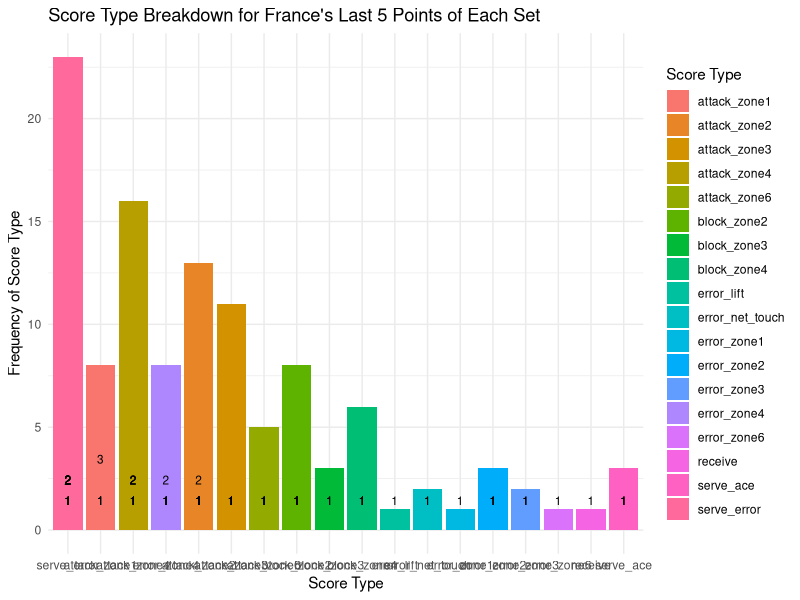
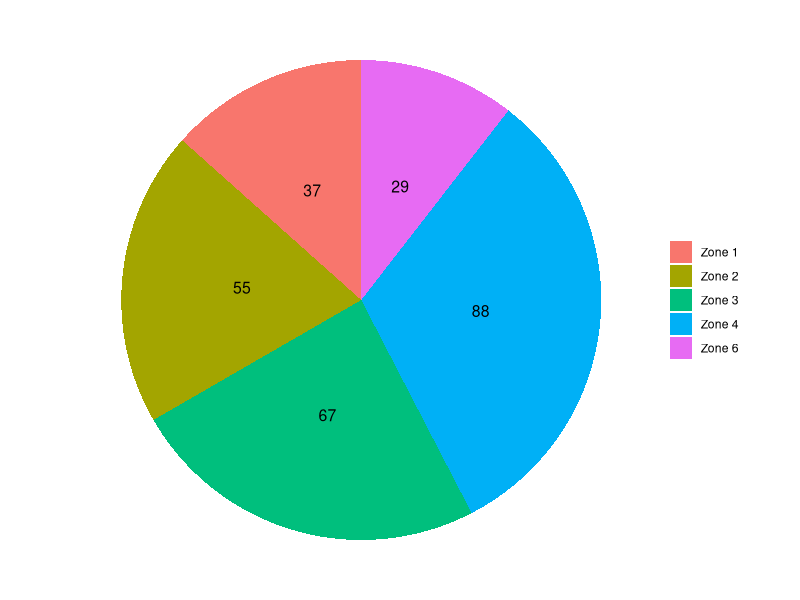
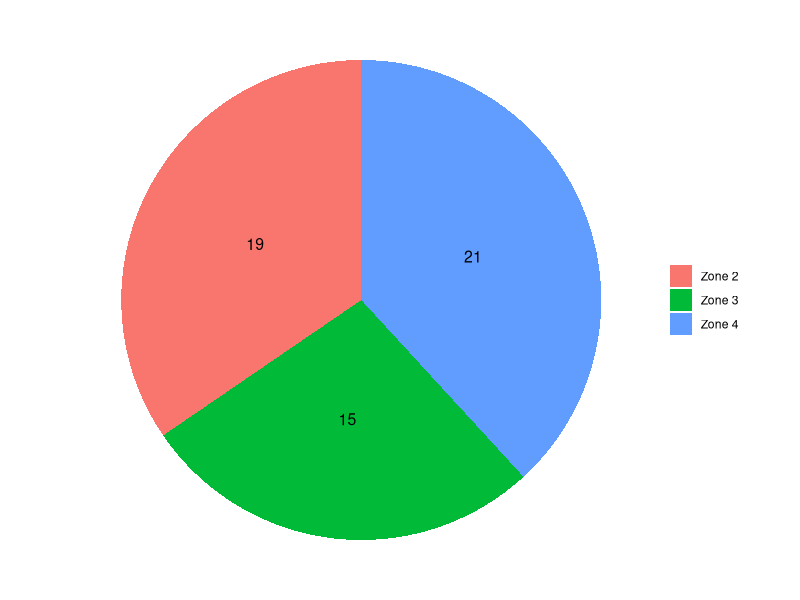
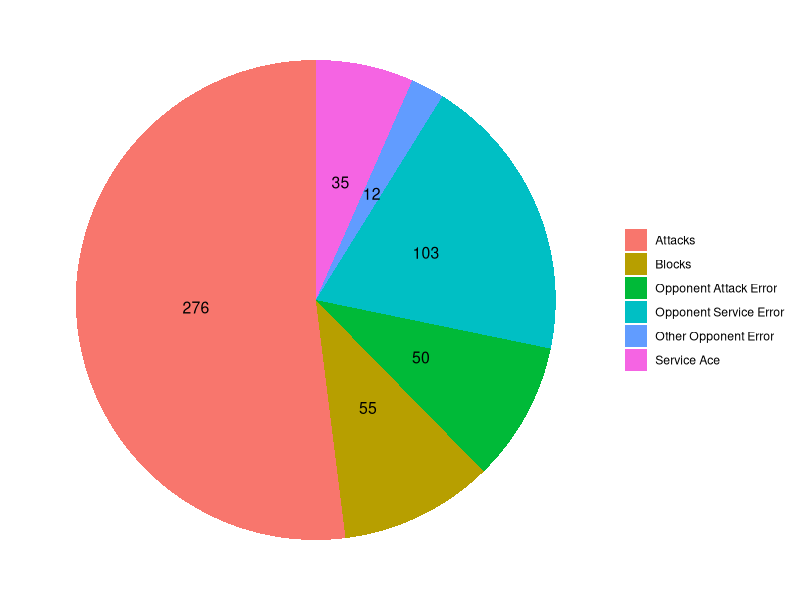
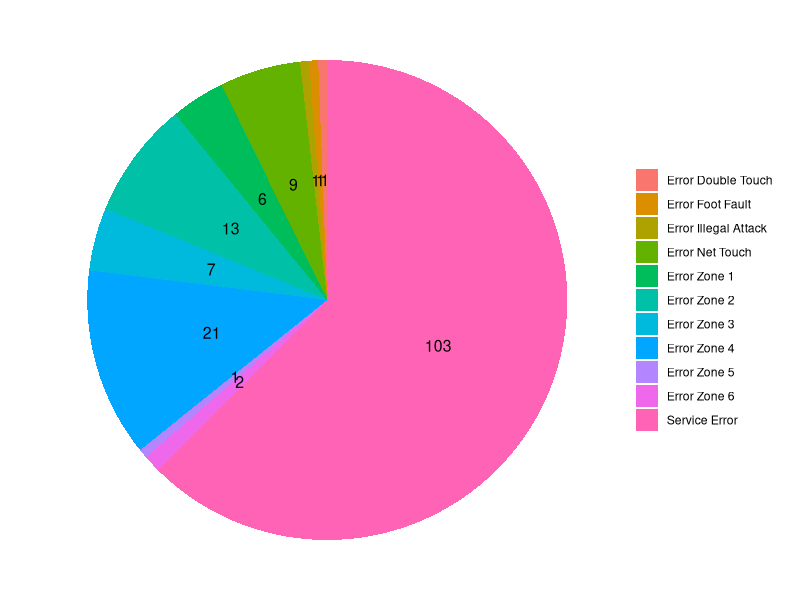
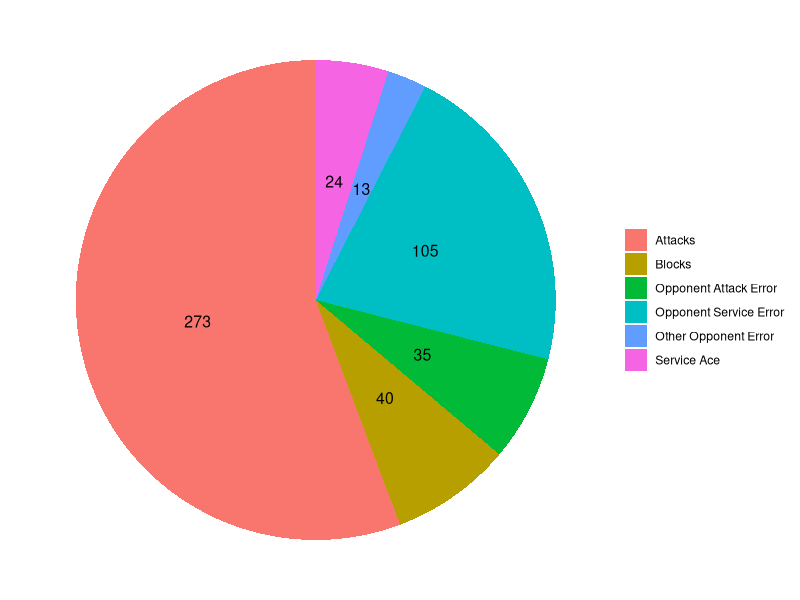
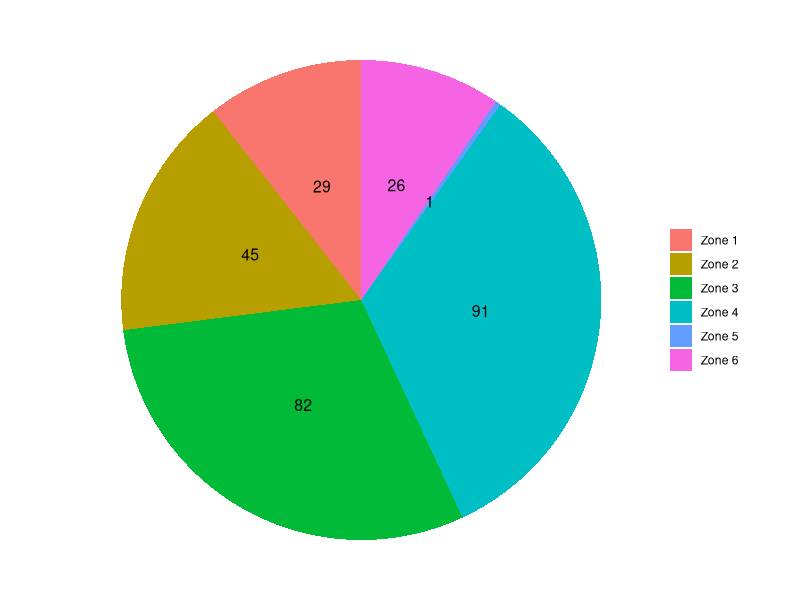
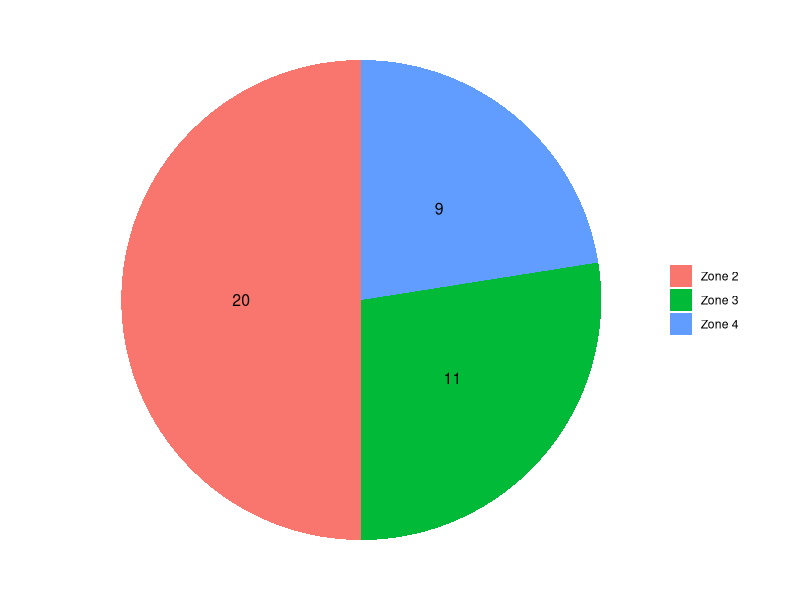

Generate these figures, in order, with R:
library(readr)
library(dplyr)
library(purrr)
library(tidyr)
library(ggplot2)

data1 <- read_csv("FinalProject/France/2024_VNL_BUL_vs_FRA.csv")
data2 <- read_csv("FinalProject/France/2024_VNL_SLO_vs_FRA.csv")
data3 <- read_csv("FinalProject/France/2024_VNL_FRA_vs_USA.csv")
data4 <- read_csv("FinalProject/France/2024_VNL_TUR_vs_FRA.csv")
data5 <- read_csv("FinalProject/France/2024_VNL_FRA_vs_ITA.csv")
data6 <- read_csv("FinalProject/France/2024_VNL_FRA_vs_NED.csv")

combined_data <- bind_rows(data1, data2, data3, data4, data5, data6)

france_all_score <- combined_data %>%
    filter(scoring_team == "France") %>% #nolint
    count(score_type, sort = TRUE)

opponent_all_score <- combined_data %>%
    filter(scoring_team != "France") %>% #nolint
    count(score_type, sort = TRUE)

france_scores <- france_all_score %>%
  tidyr::pivot_wider(names_from = score_type, values_from = n, values_fill = 0)

opponent_scores <- opponent_all_score %>%
  tidyr::pivot_wider(names_from = score_type, values_from = n, values_fill = 0)

france_zonedistribution_data <- data.frame(
    category = c("Zone 1", "Zone 2", "Zone 3", "Zone 4", "Zone 6"), #nolint
    count = c(france_scores$attack_zone1, france_scores$attack_zone2,
            france_scores$attack_zone3, france_scores$attack_zone4, #nolint
            france_scores$attack_zone6)
)
france_zonedistribution_data$label <- france_zonedistribution_data$count
# Distribution of France attack in zone 1 to 6
france_zone_distribution <- ggplot(france_zonedistribution_data, aes(x = "", y = count, fill = category)) + #nolint
    geom_bar(stat = "identity", width = 1) + coord_polar(theta = "y") + geom_text(aes(label = label), position = position_stack(vjust = 0.5), color = "black", size = 4) + theme_void() + theme(legend.title = element_blank()) + theme(plot.background = element_rect(fill = "white", color = "white")) #nolint

ggsave("plot_zone.png", plot = france_zone_distribution, width = 6, height = 4, dpi = 300) #nolint


france_blockdistribution_data <- data.frame(
    category = c("Zone 2", "Zone 3", "Zone 4"), #nolint
    count = c(france_scores$block_zone2, france_scores$block_zone3,
            france_scores$block_zone4) #nolint
)
france_blockdistribution_data$label <- france_blockdistribution_data$count
# Distribution of France block in zone 2 to 4
france_block_distribution <- ggplot(france_blockdistribution_data, aes(x = "", y = count, fill = category)) + #nolint
    geom_bar(stat = "identity", width = 1) + coord_polar(theta = "y") + geom_text(aes(label = label), position = position_stack(vjust = 0.5), color = "black", size = 4) + theme_void() + theme(legend.title = element_blank()) + theme(plot.background = element_rect(fill = "white", color = "white")) #nolint

ggsave("plot_block.png", plot = france_block_distribution, width = 6, height = 4, dpi = 300) #nolint



total_attacks_france <- france_scores$attack_zone1 + france_scores$attack_zone2 + france_scores$attack_zone3 + #nolint
                        france_scores$attack_zone4 + france_scores$attack_zone6 #nolint
total_blocks_france <-  france_scores$block_zone2 + france_scores$block_zone3 + france_scores$block_zone4 #nolint
total_serve_ace_france <- france_scores$serve_ace
total_serve_error_france <- france_scores$serve_error
total_opponent_error_france <-  france_scores$error_zone1 + france_scores$error_zone2 + france_scores$error_zone3 + #nolint
                                france_scores$error_zone4 + france_scores$error_zone5 + france_scores$error_zone6 #nolint
total_other_error_france <- france_scores$error_net_touch + france_scores$error_double_touch + france_scores$error_foot_fault + #nolint
                            france_scores$error_illegal_attack #nolint

# Distribution of all points scored by France
france_total_distribution_data <- data.frame(
    category = c("Attacks", "Blocks", "Service Ace", "Opponent Service Error", "Opponent Attack Error", "Other Opponent Error"), #nolint
    count = c(total_attacks_france, total_blocks_france, total_serve_ace_france, total_serve_error_france, #nolint
            total_opponent_error_france, total_other_error_france) #nolint
)
france_total_distribution_data$label <- france_total_distribution_data$count

france_total_points <- ggplot(france_total_distribution_data, aes(x = "", y = count, fill = category)) + #nolint
    geom_bar(stat = "identity", width = 1) + coord_polar(theta = "y") + geom_text(aes(label = label), position = position_stack(vjust = 0.5), color = "black", size = 4) + theme_void() + theme(legend.title = element_blank()) + theme(plot.background = element_rect(fill = "white", color = "white")) #nolint
ggsave("plot_total_france.png", plot = france_total_points, width = 6, height = 4, dpi = 300) #nolint



france_opponent_error_data <- data.frame(
    category = c("Error Zone 1", "Error Zone 2", "Error Zone 3", "Error Zone 4", #nolint
                "Error Zone 5", "Error Zone 6", "Service Error", "Error Net Touch", #nolint
                "Error Double Touch", "Error Foot Fault", "Error Illegal Attack"), #nolint
    count = c(france_scores$error_zone1, france_scores$error_zone2, france_scores$error_zone3, #nolint
            france_scores$error_zone4, france_scores$error_zone5, france_scores$error_zone6, #nolint
            france_scores$serve_error, france_scores$error_net_touch, france_scores$error_double_touch, #nolint
            france_scores$error_foot_fault, france_scores$error_illegal_attack)
)
france_opponent_error_data$label <- france_opponent_error_data$count

france_opponent_error <- ggplot(france_opponent_error_data, aes(x = "", y = count, fill = category)) + #nolint
    geom_bar(stat = "identity", width = 1) + coord_polar(theta = "y") + geom_text(aes(label = label), position = position_stack(vjust = 0.5), color = "black", size = 4) + theme_void() + theme(legend.title = element_blank()) + theme(plot.background = element_rect(fill = "white", color = "white")) #nolint
ggsave("plot_total_error.png", plot = france_opponent_error, width = 6, height = 4, dpi = 300) #nolint


conceded_attacks_france <-  opponent_scores$attack_zone1 + opponent_scores$attack_zone2 + opponent_scores$attack_zone3 + #nolint
                            opponent_scores$attack_zone4 + opponent_scores$attack_zone6 #nolint
conceded_blocks_france <-   opponent_scores$block_zone2 + opponent_scores$block_zone3 + opponent_scores$block_zone4 #nolint
conceded_serve_ace_france <- opponent_scores$serve_ace
conceded_serve_error_france <- opponent_scores$serve_error
conceded_opponent_error_france <- opponent_scores$error_zone1 + opponent_scores$error_zone2 + opponent_scores$error_zone3 + #nolint
                                opponent_scores$error_zone4 + opponent_scores$error_zone6 #nolint
conceded_other_errors_france <- opponent_scores$error_net_touch + opponent_scores$error_receive #nolint

opp_total_distribution_data <- data.frame(
    category = c("Attacks", "Blocks", "Service Ace", "Opponent Service Error", "Opponent Attack Error", "Other Opponent Error"), #nolint
    count = c(conceded_attacks_france, conceded_blocks_france, conceded_serve_ace_france, conceded_serve_error_france, conceded_opponent_error_france, conceded_other_errors_france) #nolint
)
opp_total_distribution_data$label <- opp_total_distribution_data$count

opp_total_distribution <- ggplot(opp_total_distribution_data, aes(x = "", y = count, fill = category)) + #nolint
    geom_bar(stat = "identity", width = 1) + coord_polar(theta = "y") + geom_text(aes(label = label), position = position_stack(vjust = 0.5), color = "black", size = 4) + theme_void() + theme(legend.title = element_blank()) + theme(plot.background = element_rect(fill = "white", color = "white")) #nolint
ggsave("plot_total_opponent.png", plot = opp_total_distribution, width = 6, height = 4, dpi = 300) #nolint


opp_zonedistribution_data <- data.frame(
    category = c("Zone 1", "Zone 2", "Zone 3", "Zone 4", "Zone 5", "Zone 6"), #nolint
    count = c(opponent_scores$attack_zone1, opponent_scores$attack_zone2, opponent_scores$attack_zone3, #nolint
            opponent_scores$attack_zone4, opponent_scores$attack_zone5, opponent_scores$attack_zone6) #nolint
)
opp_zonedistribution_data$label <- opp_zonedistribution_data$count

opp_zone_distribution <- ggplot(opp_zonedistribution_data, aes(x = "", y = count, fill = category)) + #nolint
    geom_bar(stat = "identity", width = 1) + coord_polar(theta = "y") + geom_text(aes(label = label), position = position_stack(vjust = 0.5), color = "black", size = 4) + theme_void() + theme(legend.title = element_blank()) + theme(plot.background = element_rect(fill = "white", color = "white")) #nolint
ggsave("plot_opp_zone.png", plot = opp_zone_distribution, width = 6, height = 4, dpi = 300) #nolint

opp_blockdistributiondata <- data.frame(
    category = c("Zone 2", "Zone 3", "Zone 4"), #nolint
    count = c(opponent_scores$block_zone2, opponent_scores$block_zone3, opponent_scores$block_zone4) #nolint
)
opp_blockdistributiondata$label <- opp_blockdistributiondata$count

opp_block_distribution <- ggplot(opp_blockdistributiondata, aes(x = "", y = count, fill = category)) + #nolint
    geom_bar(stat = "identity", width = 1) + coord_polar(theta = "y") + geom_text(aes(label = label), position = position_stack(vjust = 0.5), color = "black", size = 4) + theme_void() + theme(legend.title = element_blank()) + theme(plot.background = element_rect(fill = "white", color = "white")) #nolint
ggsave("plot_opp_block.png", plot = opp_block_distribution, width = 6, height = 4, dpi = 300) #nolint


opponent_france_error_data <- data.frame(
    category = c("Error Zone 1", "Error Zone 2", "Error Zone 3", "Error Zone 4", #nolint
                "Error Zone 6", "Service Error", "Error Net Touch"), #nolint
    count = c(opponent_scores$error_zone1, opponent_scores$error_zone2, opponent_scores$error_zone3, #nolint
            opponent_scores$error_zone4, opponent_scores$error_zone6, opponent_scores$serve_error, opponent_scores$error_net_touch) #nolint
)
opponent_france_error_data$label <- opponent_france_error_data$count

opp_error_distribution <- ggplot(opponent_france_error_data, aes(x = "", y = count, fill = category)) + #nolint
    geom_bar(stat = "identity", width = 1) + coord_polar(theta = "y") + geom_text(aes(label = label), position = position_stack(vjust = 0.5), color = "black", size = 4) + theme_void() + theme(legend.title = element_blank()) + theme(plot.background = element_rect(fill = "white", color = "white")) #nolint
ggsave("plot_opp_error.png", plot = opp_error_distribution, width = 6, height = 4, dpi = 300) #nolint



# Top Scorer Breakdown
france_total_points <- combined_data %>%
  filter(scoring_team == "France", !is.na(player_score)) %>%
  count(player_score, name = "points") %>%
  mutate(percentage = round(100 * points / sum(points), 1))

bar_plot <- ggplot(france_total_points, aes(x = reorder(player_score, -percentage), y = percentage, fill = player_score)) + #nolint
  geom_col() +
  geom_text(aes(label = paste0(percentage, "%")), vjust = -0.5, size = 3) +
  labs(
    title = "Total Points Contribution by France Players",
    x = "Player",
    y = "Percentage of Team's Total Points",
    fill = "Player"
  ) +
  theme_minimal()

ggsave("france_player_total_points_bar.png", plot = bar_plot, width = 10, height = 6, dpi = 300, bg = "white") #nolint

# Score Breakdown Per Zone
attack_data <- combined_data %>% filter(scoring_team == "France", grepl("attack_zone", score_type)) #nolint

zone_player_counts <- attack_data %>% group_by(score_type, player_score) %>% summarise(points = n(), .groups = "drop") #nolint

zone_distribution <- zone_player_counts %>% group_by(score_type) %>% mutate(percentage = points / sum(points) * 100) #nolint

zone_plot <- ggplot(zone_distribution, aes(x = score_type, y = percentage, fill = player_score)) + #nolint
  geom_col(position = "stack") +
  geom_text(aes(label = paste0(round(percentage, 1), "%")), 
            position = position_stack(vjust = 0.5), 
            color = "white", size = 3) +
  labs(title = "Zone-wise Scoring Breakdown by Player (France)",
       x = "Attack Zone",
       y = "Percentage of Points",
       fill = "Player") +
  theme_minimal()

# Save with white background
ggsave("zone_player_distribution_labeled.png", plot = zone_plot, 
       width = 10, height = 6, dpi = 300, bg = "white")


france_data <- combined_data %>%
  filter(scoring_team == "France")

last_5_points_france <- france_data %>%
  group_by(match_id, set) %>%
  arrange(set, rally_number) %>%
  mutate(point_position = n() - row_number() + 1) %>%
  filter(point_position <= 5)

head(last_5_points_france)

score_type_analysis <- last_5_points_france %>%
  count(score_type) %>%
  arrange(desc(n))

print(score_type_analysis)

ggplot(score_type_analysis, aes(x = reorder(score_type, -n), y = n, fill = score_type)) + #nolint
  geom_col() +
  geom_text(aes(label = n), vjust = -0.5, size = 3) +
  labs(
    title = "Score Type Breakdown for France's Last 5 Points of Each Set",
    x = "Score Type",
    y = "Frequency of Score Type",
    fill = "Score Type"
  ) +
  theme_minimal()

ggsave("france_last_5_points_score_type_analysis.png", width = 8, height = 6, dpi = 300, bg = "white") #nolint
